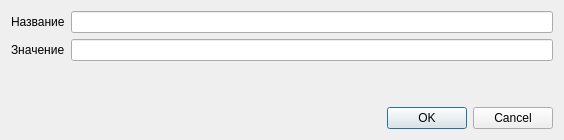
<?xml version="1.0" encoding="UTF-8"?>
<ui version="4.0">
 <class>OverrideDialog</class>
 <widget class="QDialog" name="OverrideDialog">
  <property name="geometry">
   <rect>
    <x>0</x>
    <y>0</y>
    <width>564</width>
    <height>140</height>
   </rect>
  </property>
  <property name="windowTitle">
   <string>Dialog</string>
  </property>
  <layout class="QGridLayout" name="gridLayout">
   <item row="0" column="0">
    <layout class="QFormLayout" name="formLayout">
     <item row="0" column="0">
      <widget class="QLabel" name="label">
       <property name="text">
        <string>Название</string>
       </property>
      </widget>
     </item>
     <item row="0" column="1">
      <widget class="QLineEdit" name="lePattern"/>
     </item>
     <item row="1" column="0">
      <widget class="QLabel" name="label_2">
       <property name="text">
        <string>Значение</string>
       </property>
      </widget>
     </item>
     <item row="1" column="1">
      <widget class="QLineEdit" name="leTitle"/>
     </item>
    </layout>
   </item>
   <item row="1" column="0">
    <widget class="QDialogButtonBox" name="buttonBox">
     <property name="orientation">
      <enum>Qt::Horizontal</enum>
     </property>
     <property name="standardButtons">
      <set>QDialogButtonBox::Cancel|QDialogButtonBox::Ok</set>
     </property>
    </widget>
   </item>
  </layout>
 </widget>
 <resources/>
 <connections>
  <connection>
   <sender>buttonBox</sender>
   <signal>accepted()</signal>
   <receiver>OverrideDialog</receiver>
   <slot>accept()</slot>
   <hints>
    <hint type="sourcelabel">
     <x>248</x>
     <y>254</y>
    </hint>
    <hint type="destinationlabel">
     <x>157</x>
     <y>274</y>
    </hint>
   </hints>
  </connection>
  <connection>
   <sender>buttonBox</sender>
   <signal>rejected()</signal>
   <receiver>OverrideDialog</receiver>
   <slot>reject()</slot>
   <hints>
    <hint type="sourcelabel">
     <x>316</x>
     <y>260</y>
    </hint>
    <hint type="destinationlabel">
     <x>286</x>
     <y>274</y>
    </hint>
   </hints>
  </connection>
 </connections>
</ui>
